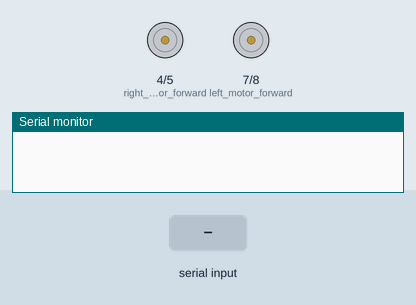
This sketch was run on a simulated Arduino Uno, built with avr-gcc and run on an emulated ATmega328P. Parts: motor-driver pin pairs drawn as motors (green arrow = first pin HIGH = forward, orange = second pin HIGH = backward, longer = more drive, scaled by the enable pin), the last lines printed to the serial monitor. The test bench sets the inputs (shaded band).

Above: at 1.2 s.
1.3 s: "F" received over Serial
At 2.5 s:
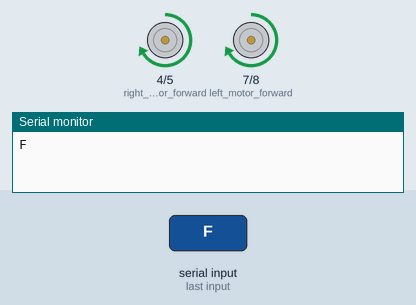
2.8 s: byte 69 ('E') received over Serial
At 3.8 s:
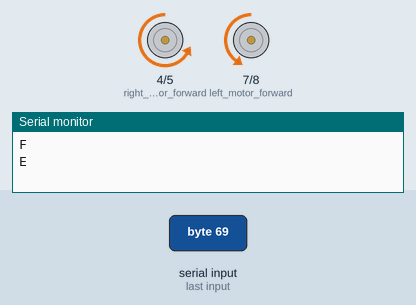
4.3 s: byte 87 ('W') received over Serial
At 5.0 s:
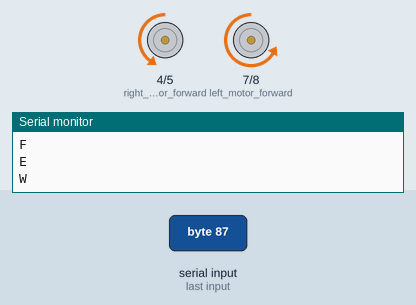
5.8 s: byte 107 ('k') received over Serial
At 6.1 s:
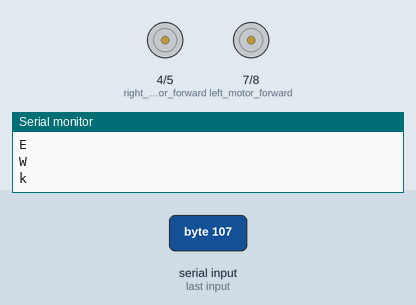
7.3 s: "B" received over Serial
At 8.5 s:
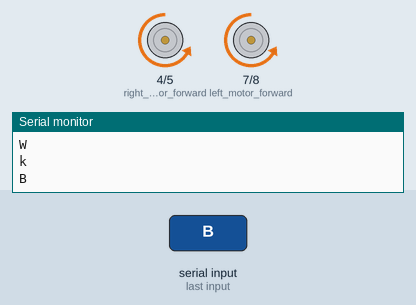
8.8 s: "R" received over Serial
At 9.6 s:
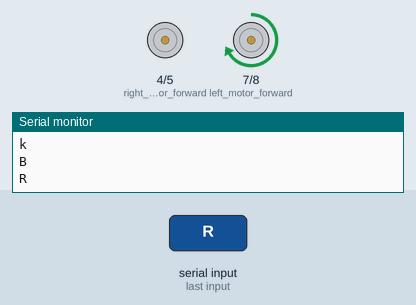
Timing chart, 0 to 11.3 s (numbered marks = the images above; inputs shaded):
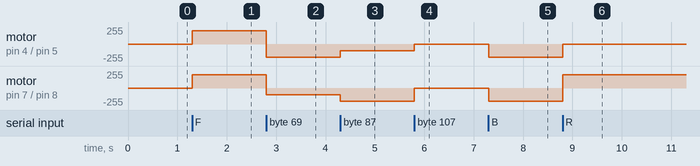

The sketch:

EngStein_RC_car.ino
```cpp
//declaration of motors

int right_motor_speed = 3;
int right_motor_backward = 5;
int right_motor_forward = 4;

int left_motor_speed = 6;
int left_motor_backward = 8;
int left_motor_forward = 7;

int Speed = 200 ;         //car speed
int low_speed = Speed/2;     //(for rotaions)

// Voids:

void forward()
{
  //move both motors FORWARD
        analogWrite (right_motor_speed,  Speed);
        digitalWrite(right_motor_forward, HIGH);
        digitalWrite(right_motor_backward, LOW);

        analogWrite (left_motor_speed,   Speed);
        digitalWrite(left_motor_forward,  HIGH);
        digitalWrite(left_motor_backward,  LOW);
}

void backward()
{
  //move both motors BACKWARD
        analogWrite (right_motor_speed,  Speed);
        digitalWrite(right_motor_forward,  LOW);
        digitalWrite(right_motor_backward,HIGH);

        analogWrite (left_motor_speed,   Speed);
        digitalWrite(left_motor_forward,   LOW);
        digitalWrite(left_motor_backward, HIGH);
}

void right()
{
  //move car RIGHT
        analogWrite (right_motor_speed,   0   );
        digitalWrite(right_motor_forward,  LOW);
        digitalWrite(right_motor_backward, LOW);

        analogWrite (left_motor_speed,   Speed);
        digitalWrite(left_motor_forward,  HIGH);
        digitalWrite(left_motor_backward,  LOW);
}

void left ()
{
   //move car LEFT
        analogWrite (right_motor_speed,  Speed);
        digitalWrite(right_motor_forward, HIGH);
        digitalWrite(right_motor_backward, LOW);

        analogWrite (left_motor_speed,    0   );
        digitalWrite(left_motor_forward,   LOW);
        digitalWrite(left_motor_backward,  LOW);
}

void forward_left()
{
     //move the right motor with the full speed

        analogWrite (right_motor_speed,  Speed);
        digitalWrite(right_motor_forward, HIGH);
        digitalWrite(right_motor_backward, LOW);

      //move the right motor with a lower speed

        analogWrite(left_motor_speed,low_speed);
        digitalWrite(left_motor_forward,  HIGH);
        digitalWrite(left_motor_backward,  LOW);
}


void forward_right ()
{
        //move the right motor with a low speed

      analogWrite (right_motor_speed,low_speed);
      digitalWrite(right_motor_forward,   HIGH);
      digitalWrite(right_motor_backward,   LOW);

     //move the right motor with the full speed

      analogWrite(left_motor_speed,      Speed);
      digitalWrite(left_motor_forward,    HIGH);
      digitalWrite(left_motor_backward,    LOW);
}

void backward_left()
{
     //move the right motor with the full speed

        analogWrite (right_motor_speed,  Speed);
        digitalWrite(right_motor_forward,  LOW);
        digitalWrite(right_motor_backward,HIGH);

      //move the right motor with a lower speed

        analogWrite(left_motor_speed,low_speed);
        digitalWrite(left_motor_forward,   LOW);
        digitalWrite(left_motor_backward, HIGH);
}

void backward_right()
{
       //move the right motor with the full speed

        analogWrite (right_motor_speed,low_speed);
        digitalWrite(right_motor_forward,    LOW);
        digitalWrite(right_motor_backward,  HIGH);

        //move the right motor with a lower speed

        analogWrite(left_motor_speed,      Speed);
        digitalWrite(left_motor_forward,     LOW);
        digitalWrite(left_motor_backward,   HIGH);
}

void Stop()
{
        analogWrite (right_motor_speed,     0   );
        analogWrite (left_motor_speed ,     0   );
}

void setup() {

  Serial.begin(9600);

  pinMode(right_motor_speed,    OUTPUT);
  pinMode(right_motor_backward, OUTPUT);
  pinMode(right_motor_forward,  OUTPUT);

  pinMode(left_motor_speed,    OUTPUT);
  pinMode(left_motor_backward, OUTPUT);
  pinMode(left_motor_forward,  OUTPUT);

}

void loop() {

  if(Serial.available() > 0)
  {
    char input = Serial.read();
    Serial.println(input);
    switch (input)
    {
      case 'F': //FORWARD
        forward();
          break;

      case 'B': //REVERSE
        backward();
          break;

      case 'R': //Right
        right();
          break;

      case 'L': //LEFT
        left();
          break;

      case 'G': //FORWARD LEFT
        forward_left();
          break;

      case 'I': //FORWARD RIGHT
        forward_right();
          break;

      case 'H': //BACKWARD LEFT
        backward_left();
         break;

      case 'J':
        backward_right();
          break;

// our app
      case 'N': //FORWARD LEFT
        forward_left();
          break;

      case 'S': //FORWARD RIGHT
        forward_right();
          break;

      case 'E': //BACKWARD LEFT
        backward_left();
         break;

      case 'W':
        backward_right();
          break;

          case 'k':
          Stop();
          break;

      default: //If bluetooth module receives any value not listed above, both motors turn off
        Stop();
        break;

// controlling speed:

      case '0':
        Speed = 0 ;
          break;

      case '1':
        Speed = 50 ;
          break;

      case '2':
        Speed = 100 ;
          break;

      case '3':
        Speed = 150 ;
          break;

      case '4':
        Speed = 255 ;
          break;

    }
  }
}
```

Measured:
- after the input at 1.3 s, motor on pin 4 (right_motor_forward) / pin 5 (right_motor_backward), motor on pin 7 (left_motor_forward) / pin 8 (left_motor_backward): stopped → forward 200/255 at once
- after the input at 2.8 s, motor on pin 4 (right_motor_forward) / pin 5 (right_motor_backward): forward 200/255 → backward 200/255 at once; motor on pin 7 (left_motor_forward) / pin 8 (left_motor_backward): forward 200/255 → backward 100/255 at once
- after the input at 4.3 s, motor on pin 4 (right_motor_forward) / pin 5 (right_motor_backward): backward 200/255 → backward 100/255 at once; motor on pin 7 (left_motor_forward) / pin 8 (left_motor_backward): backward 100/255 → backward 200/255 at once
- after the input at 5.8 s, motor on pin 4 (right_motor_forward) / pin 5 (right_motor_backward): backward 100/255 → stopped at once; motor on pin 7 (left_motor_forward) / pin 8 (left_motor_backward): backward 200/255 → stopped at once
- after the input at 7.3 s, motor on pin 4 (right_motor_forward) / pin 5 (right_motor_backward), motor on pin 7 (left_motor_forward) / pin 8 (left_motor_backward): stopped → backward 200/255 at once
- after the input at 8.8 s, motor on pin 4 (right_motor_forward) / pin 5 (right_motor_backward): backward 200/255 → stopped at once; motor on pin 7 (left_motor_forward) / pin 8 (left_motor_backward): backward 200/255 → forward 200/255 at once
